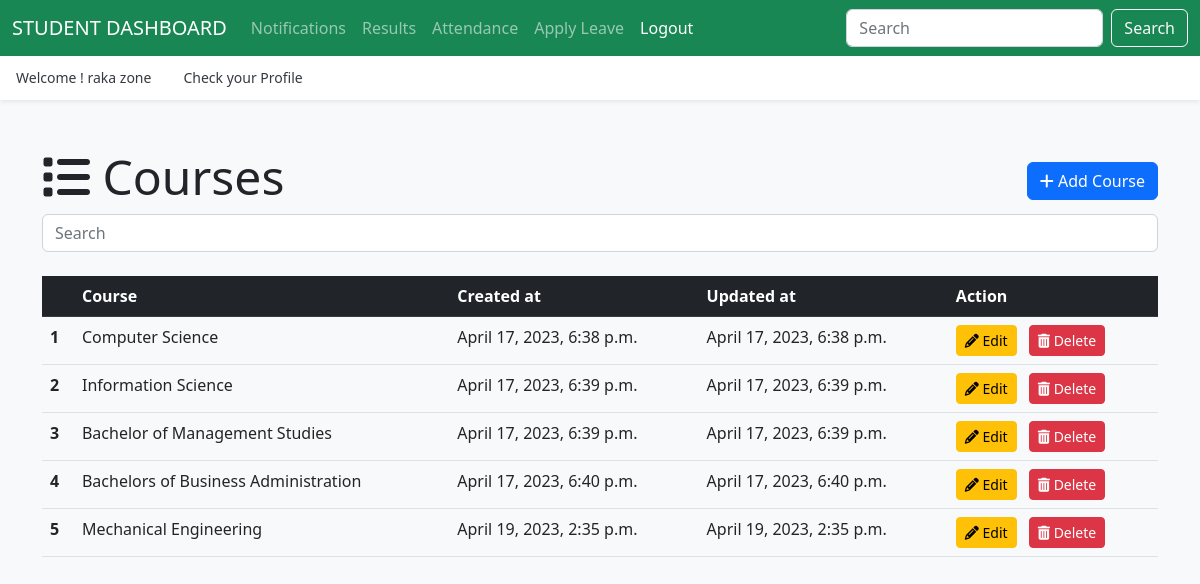
Page /hod/course/ (signed in) on the earlier database version.
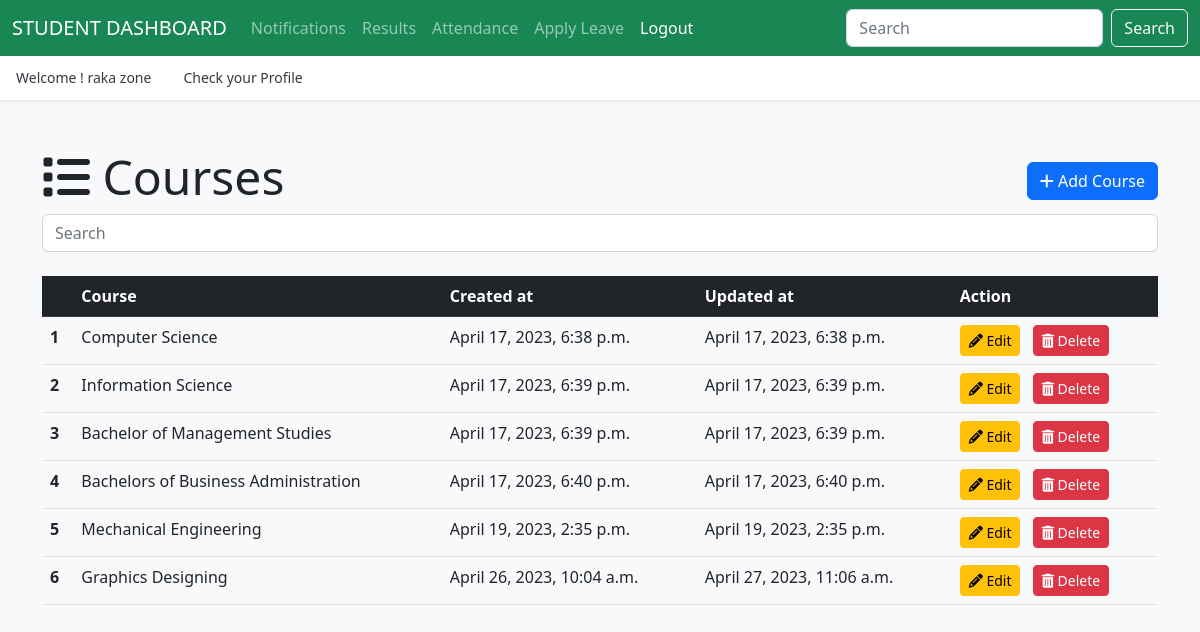
Same page on the later database version.
### app_hod/models.py (models this page shows, shortened)
class Course(models.Model):
    name = models.CharField(max_length=100)
    created_at = models.DateTimeField(auto_now_add=True)
    updated_at = models.DateTimeField(auto_now=True)

### app_hod/views.py (the view)
# urls.py: path('course/', views.course_index, name='list-course'),
@login_required(login_url='/login/')
def course_index(request):
    course = Course.objects.all()
    context = {"data": course}
    return render(request,'hod/course_index.html', context)

### templates/hod/course_index.html (shortened to what this page needs)
{% extends "layouts/master.html" %}
{% block content %}
<div class="container my-5">
    <div class="d-flex justify-content-between align-items-center">
        <h1 class="display-5 mb-2"><i class="fas fa-list"></i> Courses</h1>
        <a href="{% url 'add-course' %}" class="btn btn-primary"><i class="fas fa-plus"></i> Add Course</a>
    </div>
    <input class="form-control me-2" id="searchInput" type="search" placeholder="Search" aria-label="Search">
    <table class="table mt-4" id="dataTable">
        <thead class="table-dark">
            <tr>
                <th scope="col"></th>
                <th scope="col">Course</th>
                <th scope="col">Created at</th>
                <th scope="col">Updated at</th>
                <th scope="col">Action</th>
            </tr>
        </thead>
        <tbody>
            {% for courses in data %}
            <tr>
                <th scope="row">{{ forloop.counter }}</th>
                <td>{{ courses.name }}</td>
                <td>{{ courses.created_at }}</td>
                <td>{{ courses.updated_at }}</td>
                <td>
                    <a href="{% url 'edit-course' courses.id %}" class="btn btn-sm btn-warning me-2"><i class="fas fa-pencil-alt"></i> Edit</a>
                    <a href="{% url 'delete-course' courses.id %}" class="btn btn-sm btn-danger"><i class="fas fa-trash-alt"></i> Delete</a>
                </td>
            </tr>
            {% endfor %}
        </tbody>
    </table>
</div>
{% endblock %}

Differences in the rows shown:
added Course: name "Graphics Designing", created_at "April 26, 2023, 10:04 a.m.", updated_at "April 27, 2023, 11:06 a.m."
